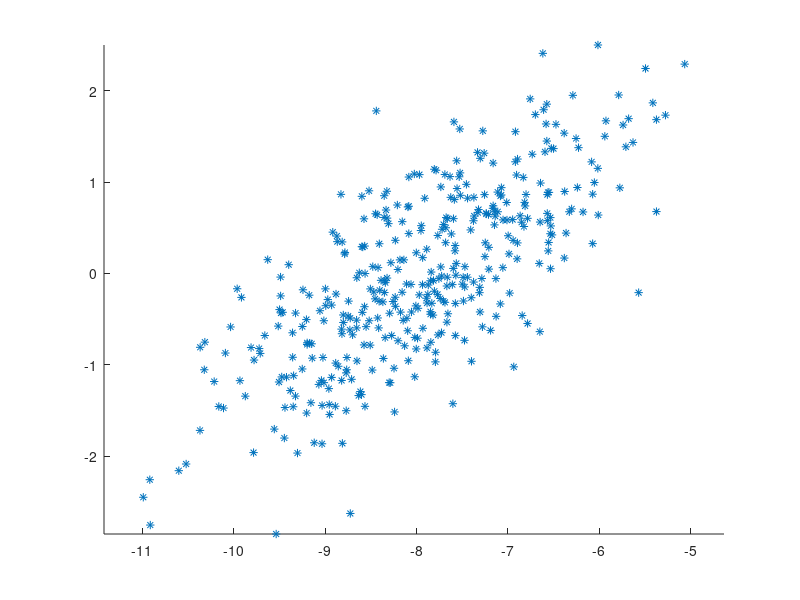

Here is the MATLAB script that generated this plot: (Note: this script raises an error after producing the figure.)
load EllipsePoints.mat;

hold on

axis equal
plot(Y1(1, :), Y1(2, :), '*')
%plot(Y2(1, :), Y2(2, :), '.')
%plot(Y3(1, :), Y3(2, :), '.')

[A_mean, A_normalized, D, V] = myPCA(Y1);

function [A_mean, A_normalized, D, V] = myPCA(A)
    A_mean = mean(A, 2);
    centerA = A - A_mean * ones(1, size(A, 2));

    covar = centerA * centerA.' / size(A, 2);

    [V, D] = eig(covar);
    
    A_normalized = covar * A - A_mean * ones(1, size(A, 2));
    
    hold on
    plot(centerA(1,:), centerA(2,:), 'g.');
    plot(D(1,1) * [0 V(1,1)], D(1,1) * [0 V(2,1)], 'r->');
    plot(D(2,2) * [0 V(1,2)], D(2,2) * [0 V(2,2)], 'b->');

end